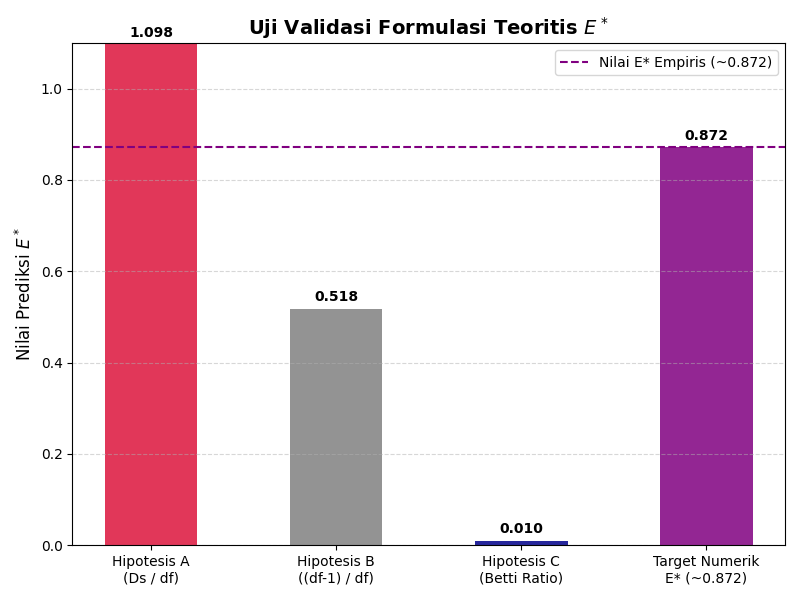

The Python source for this figure:
import numpy as np
import matplotlib.pyplot as plt
from scipy.ndimage import label, binary_dilation
from scipy.optimize import curve_fit
import gudhi as gd
import time

def estimate_fractal_dimension_boxcounting(binary_grid):
    """
    Menghitung dimensi fraktal d_f menggunakan metode Box-Counting (3D) yang robust.
    """
    Z = binary_grid > 0
    if not np.any(Z):
        return 0.0
        
    L = Z.shape[0]
    # Pilih ukuran box yang merupakan pembagi dari L atau gunakan kuadrat berpangkat
    sizes = [s for s in [2, 3, 4, 6, 8, 9, 12] if L % s == 0]
    if len(sizes) < 2:
        sizes = [2, 4, 8] # fallback
        
    counts = []
    
    for size in sizes:
        # Potong grid agar ukurannya tepat habis dibagi 'size'
        n_blocks = L // size
        cut_L = n_blocks * size
        Z_cut = Z[:cut_L, :cut_L, :cut_L]
        
        # Reshape 3D grid menjadi himpunan blok 3D berukuran (size, size, size)
        shape = (n_blocks, size, n_blocks, size, n_blocks, size)
        blocks = Z_cut.reshape(shape)
        
        # Hitung berapa banyak blok yang berisi setidaknya 1 voksel (True)
        count = np.sum(blocks.any(axis=(1, 3, 5)))
        counts.append(count)
        
    if len(counts) < 2 or any(c == 0 for c in counts):
        return 0.0

    # Fit linier: log(N) vs log(1/s)
    log_sizes = np.log(1.0 / np.array(sizes))
    log_counts = np.log(counts)
    
    coeffs = np.polyfit(log_sizes, log_counts, 1)
    return coeffs[0]

def extract_surface_hull(binary_grid):
    """
    Mengekstrak permukaan/hull dari klaster 3D (voksel batas).
    """
    dilated = binary_dilation(binary_grid)
    surface = dilated & (~binary_grid)
    return surface

def run_theory_derivation_experiment(L=32, seed=42):
    print("==================================================")
    print("      MEMBUKTIKAN RUMUS TEORI E* DENGAN PYTHON    ")
    print("==================================================")
    
    np.random.seed(seed)
    p_c = 0.3116  # Critical probability literatur 3D
    
    # 1. Generate Sistem pada p_c
    grid = (np.random.rand(L, L, L) < p_c).astype(int)
    
    # 2. Ambil Klaster Terbesar (Spanning/Giant Cluster)
    struct_6 = np.zeros((3, 3, 3), dtype=int)
    struct_6[1, 1, :] = 1; struct_6[1, :, 1] = 1; struct_6[:, 1, 1] = 1
    
    labeled, num_feat = label(grid, structure=struct_6)
    sizes = np.bincount(labeled.ravel())
    sizes[0] = 0
    giant_label = sizes.argmax()
    
    giant_cluster = (labeled == giant_label).astype(int)
    giant_surface = extract_surface_hull(giant_cluster)
    
    print(f"Volume Klaster Terbesar (N_voxels) : {np.sum(giant_cluster)}")
    print(f"Luas Permukaan (N_surface_voxels) : {np.sum(giant_surface)}")
    
    # 3. Hitung Dimensi Fraktal d_f (Volume) dan D_s (Permukaan)
    d_f = estimate_fractal_dimension_boxcounting(giant_cluster)
    D_s = estimate_fractal_dimension_boxcounting(giant_surface)
    
    print(f"\nHasil Box-Counting:")
    print(f"• Dimensi Fraktal Volume (d_f)    : {d_f:.4f} (Teori 3D: ~2.52)")
    print(f"• Dimensi Fraktal Permukaan (D_s) : {D_s:.4f} (Teori 3D: ~2.18)")
    
    # 4. Evaluasi Hipotesis Teoritis E*
    pred_hyp_A = D_s / d_f if d_f > 0 else 0
    pred_hyp_B = (d_f - 1) / d_f if d_f > 0 else 0
    
    # 5. Hitung Betti Numbers pada Klaster Terbesar
    cc = gd.CubicalComplex(dimensions=[L, L, L], top_dimensional_cells=(1 - giant_cluster).flatten())
    p_res = cc.persistence()
    
    b0 = sum(1 for dim, (b, d) in p_res if dim == 0 and b <= 0.5)
    b1 = sum(1 for dim, (b, d) in p_res if dim == 1 and b <= 0.5)
    b2 = sum(1 for dim, (b, d) in p_res if dim == 2 and b <= 0.5)
    chi = b0 - b1 + b2
    
    # Rasio Betti Topologis (Hipotesis C)
    # E_betti = 1 - (beta_1 / (beta_0 + beta_1 + beta_2))
    betti_sum = b0 + b1 + b2
    pred_hyp_C = 1.0 - (b1 / betti_sum) if betti_sum > 0 else 0
    
    print("\n--------------------------------------------------")
    print("UJI HIPOTESIS RUMUS TEORI E*:")
    print("--------------------------------------------------")
    print(f"1. Hipotesis A (Ds / df)         : {pred_hyp_A:.4f}")
    print(f"2. Hipotesis B ((df - 1) / df)   : {pred_hyp_B:.4f}")
    print(f"3. Hipotesis C (Topologi Betti) : {pred_hyp_C:.4f}")
    print("--------------------------------------------------")
    
    # Visualisasi Komparasi Model Teori
    fig, ax = plt.subplots(figsize=(8, 6))
    
    models = ['Hipotesis A\n(Ds / df)', 'Hipotesis B\n((df-1) / df)', 'Hipotesis C\n(Betti Ratio)', 'Target Numerik\nE* (~0.872)']
    values = [pred_hyp_A, pred_hyp_B, pred_hyp_C, 0.872]
    colors = ['crimson', 'gray', 'darkblue', 'purple']
    
    bars = ax.bar(models, values, color=colors, width=0.5, alpha=0.85)
    ax.axhline(0.872, color='purple', linestyle='--', label='Nilai E* Empiris (~0.872)')
    
    for bar in bars:
        yval = bar.get_height()
        ax.text(bar.get_x() + bar.get_width()/2.0, yval + 0.01, f'{yval:.3f}', ha='center', va='bottom', fontweight='bold')
        
    ax.set_ylim(0, 1.1)
    ax.set_ylabel('Nilai Prediksi $E^*$', fontsize=12)
    ax.set_title('Uji Validasi Formulasi Teoritis $E^*$', fontsize=14, fontweight='bold')
    ax.grid(axis='y', linestyle='--', alpha=0.5)
    ax.legend()
    
    plt.tight_layout()
    plt.show()

if __name__ == "__main__":
    run_theory_derivation_experiment(L=36)
